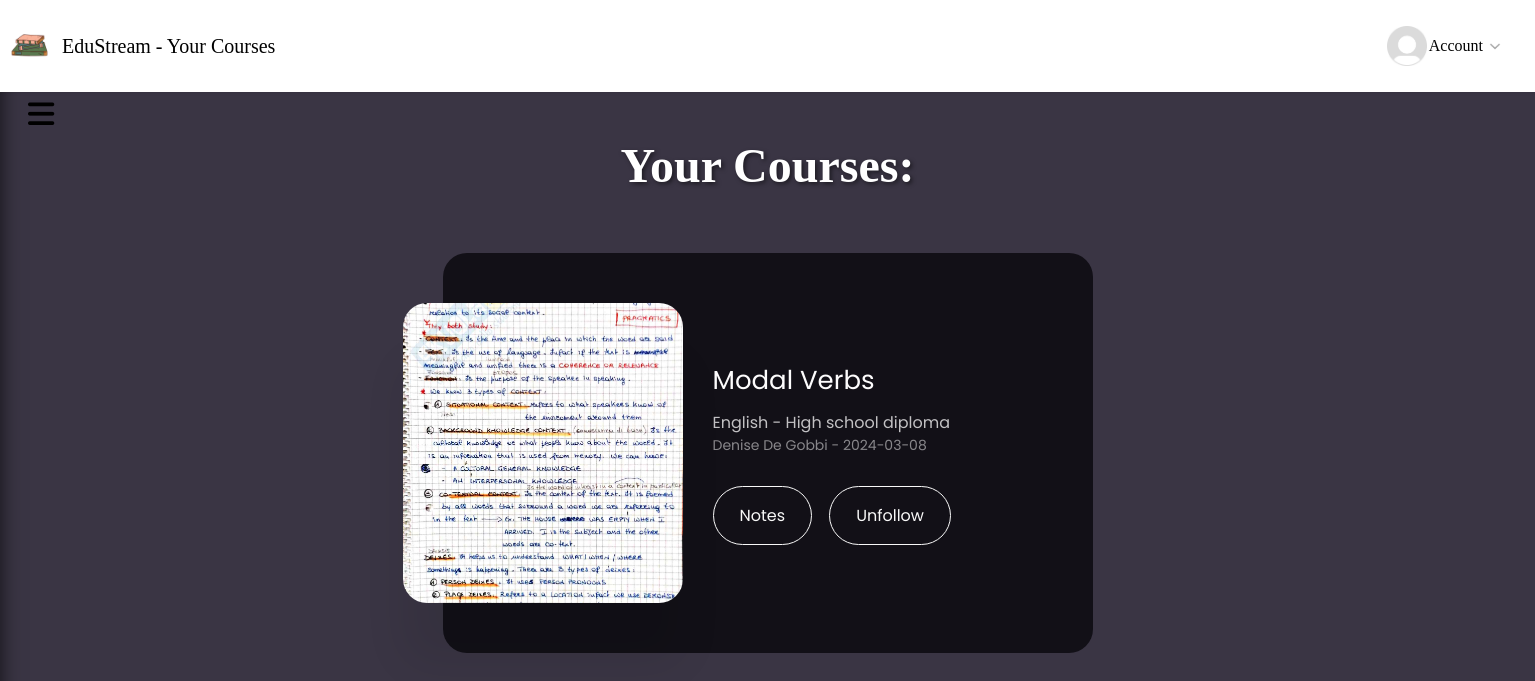
Before: /courses.php (signed in) with the older database file.
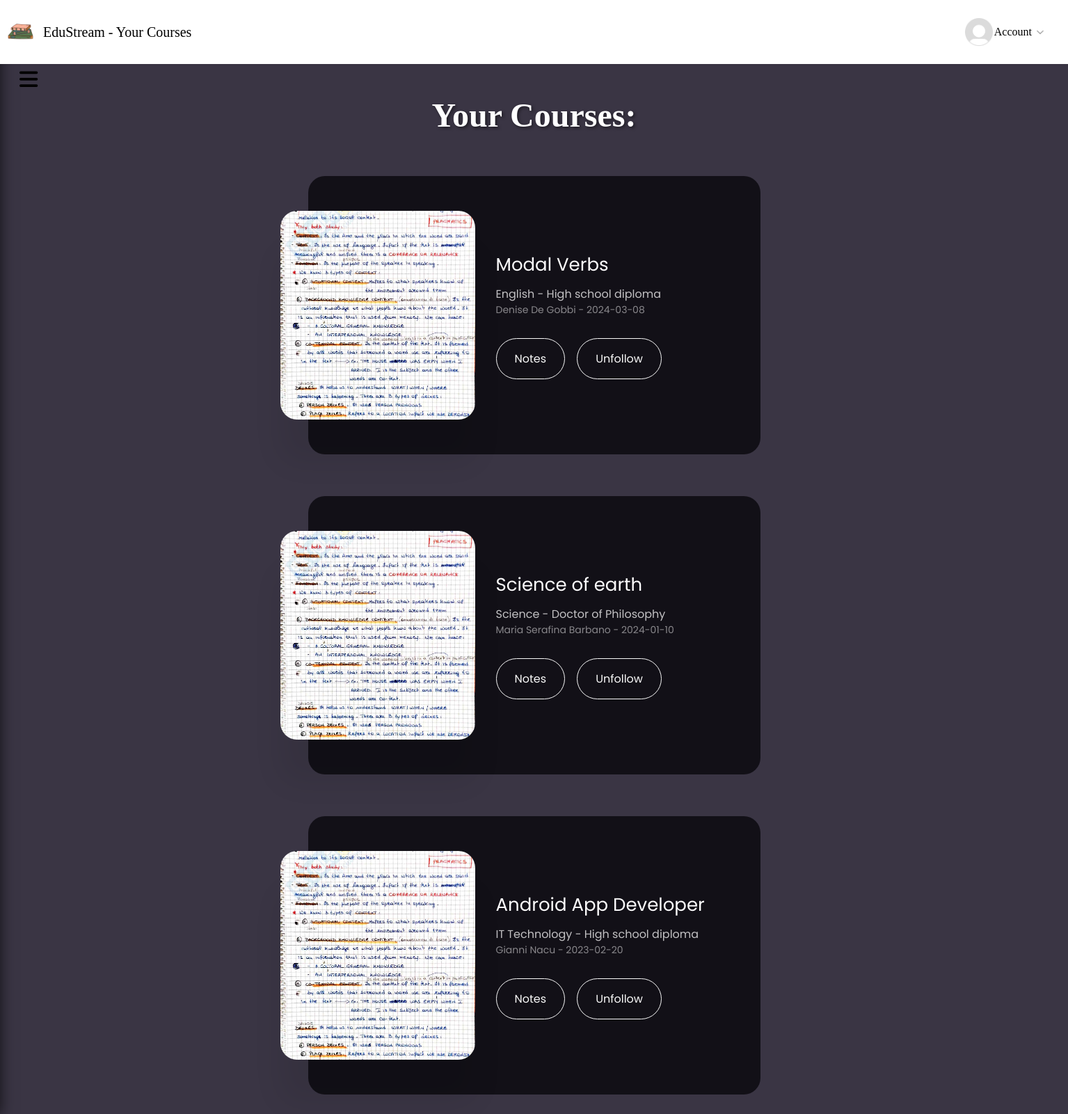
After: the same page with the newer database file.
### tables this page shows
CREATE TABLE `corso_utente` (
  `username_utente` varchar(30) NOT NULL,
  `nome_corso` varchar(30) NOT NULL,
  `n_progressivo` int(4) NOT NULL
);

CREATE TABLE `lista_corsi` (
  `nome` varchar(30) NOT NULL,
  `materia` varchar(20) NOT NULL,
  `grado` varchar(20) NOT NULL,
  `autore` varchar(30) NOT NULL,
  `data_inizio` date NOT NULL,
  `costo` double NOT NULL,
  `id` int(4) NOT NULL
);

### courses.php (the view, shortened to what this page needs)
<!DOCTYPE html>
<html lang="en">
<head>
    <link
      rel="stylesheet"
      href="https://cdnjs.cloudflare.com/ajax/libs/font-awesome/6.4.0/css/all.min.css"
    />
    <link rel="stylesheet" type="text/css" href="css/index.css">
    <link href='https://unpkg.com/boxicons@2.1.4/css/boxicons.min.css' rel='stylesheet'>
</head>
<body>
<button class="burger" onclick="toggleMenu()">
      <i class="fa-solid fa-bars"></i>
    </button>
<nav class="navbar">
        <div class="logo" onclick="toHome()">
          <img src="img/logov2.png" />
          <h2>EduStream - Your Courses</h2>
        </div>
        <div class="links">
          <div class="dropdown">
            <a href="#">
              <div class="pfp">
                <img src="img/Default_pfp.jpg"/>
              </div>
              Account
              <img src="img/chevron.png"/>
            </a>
          </div>
        </div>
      </nav>
    <?php
        try {
            $connessione = mysqli_connect("localhost", "root", "root", "progettoinglese");
            $username=$_SESSION["USER"];
            $sql = "SELECT * FROM corso_utente WHERE username_utente='$username'";
            $risultato = $connessione->query($sql);
            if ($risultato && $risultato->num_rows > 0) {
                ?>
                    <div class="container">
                        <br><br><br><br><br><br>
                        <div class="titolo_centrale">
                            <font>
                                <center>
                                Your Courses:
                                </center>
                            </font>
                        </div>
                    </div>
                <?php
                while ($array = mysqli_fetch_assoc($risultato)) {
                    $sql2 = "SELECT * FROM lista_corsi WHERE nome='$array[nome_corso]'";
                    $risultato2 = $connessione->query($sql2);
                    $array2 = mysqli_fetch_assoc($risultato2);
                    ?>
                    <div class="container">
                        <div class="card">
                            <img src="img/example_English1.jpg" />
                            <div class="testoCorsi">
                                <h2><?php echo $array2["nome"]?></h2>
                                <h3><?php echo $array2["materia"]." - ".$array2["grado"]?></h3>
                                <p>
                                <?php echo $array2["autore"]." - ".$array2["data_inizio"]?>
                                </p>
                                <button type="submit" name="<?php echo $array2["materia"]?>" onclick="caricaAppunti(name);">Notes</button>&nbsp;&nbsp;&nbsp;
                                <button type="submit" name="<?php echo $array2["nome"]?>" onclick="disiscrizione(name);">Unfollow</button>
                            </div>
                        </div>
                    </div>
                    <?php
                }
            }
            exit();
        } catch (Exception $e) {
        }
    ?>

### css/index.css (style rules this page uses)
* { margin: 0; padding: 0; box-sizing: border-box; }
body { display: flex; flex-wrap: wrap; justify-content: center; align-items: center; margin: 0 auto; background: #3a3544; }
.titolo_centrale { display: inline; font-size: 3rem; font-weight: 700; text-shadow: 2px 2px 4px rgba(0, 0, 0, 0.5); padding: 1rem 0; color: white; position: relative; }
.navbar { position: fixed; top: 0; left: 0; width: 100%; display: flex; justify-content: space-between; align-items: center; padding: 10px; background-color: #ffffff; z-index: 100; box-shadow: 0px 0px 4px rgba(0, 0, 0, 0.1); }
.logo, .links { display: flex; align-items: center; }
.logo { gap: 12px; }
.logo img { width: 40px; height: 40px; border-radius: 6px; }
.logo h2 { font-size: 20px; font-weight: 400; }
.pfp, .links { display: flex; align-items: center; }
.pfp { gap: 12px; }
.pfp img { width: 40px; height: 40px; border-radius: 6px; }
.links { display: flex; gap: 20px; align-items: center; padding-left: 20px; padding-right: 20px; }
.navbar a { color: inherit; text-decoration: none; transition: 0.25s; }
.burger { display: grid; place-items: center; background: transparent; border: 0; }
@media (width >= 320px) { .burger { display: none; } }
.dropdown { position: relative; cursor: pointer; }
.dropdown > a { display: flex; align-items: center; gap: 2px; height: 72px; }
.dropdown > a > img { width: 20px; }
.container { padding-left: 600px; padding-right: 600px; padding-top: 30px; padding-bottom: 30px; }
.testoCorsi { color: #fdfcfd; font-family: "Euclid Circular A", "Poppins"; }
.card { display: flex; align-items: center; width: 75vw; max-width: 650px; padding: 50px 30px 50px 20px; background: #121017; border-radius: 24px; }
.card img { max-width: 280px; width: 35vw; height: 300px; object-fit: cover; margin-left: -60px; margin-right: 30px; border-radius: inherit; box-shadow: 0 60px 40px rgb(0 0 0 / 8%); }
.card h2 { font-size: 26px; font-weight: 400; margin-top: 0; margin-right: 30px; margin-bottom: 10px; }
.card h3 { font-size: 16px; font-weight: 400; margin: 0; opacity: 0.75; }
.card p { font-size: 14px; font-weight: 400; margin-bottom: 30px; opacity: 0.5; }
.card button { border: 1px solid #f8f8f8; background: transparent; color: #f8f8f8; font-family: inherit; padding: 16px 26px; font-size: 16px; border-radius: 40px; }
.burger { position: fixed; z-index: 100; top: 73px; left: 0; display: grid; place-items: center; padding: 0; width: 82px; height: 82px; font-size: 30px; color: #000000; background: transparent; border: 0; cursor: pointer; }

Changed rows visible on the page:
added corso_utente: lista_corsi.nome "Science of earth", lista_corsi.materia "Science", lista_corsi.grado "Doctor of Philosophy", lista_corsi.autore "Maria Serafina Barbano", lista_corsi.data_inizio "2024-01-10"
added corso_utente: lista_corsi.nome "Android App Developer", lista_corsi.materia "IT Technology", lista_corsi.grado "High school diploma", lista_corsi.autore "Gianni Nacu", lista_corsi.data_inizio "2023-02-20"
